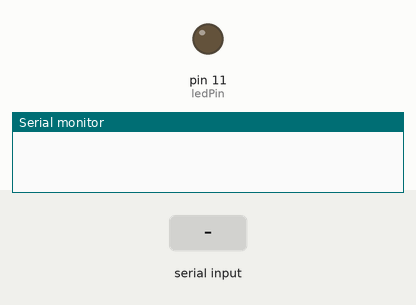
The sketch below on a simulated Arduino Uno, built with avr-gcc and run on an emulated ATmega328P. On the bench: output pins drawn as LEDs (lit = HIGH), the last lines printed to the serial monitor. The inputs (shaded band) are chosen by the test bench.

Above: at 1.2 s.
1.3 s: "90,45\n" received over Serial
At 2.1 s:
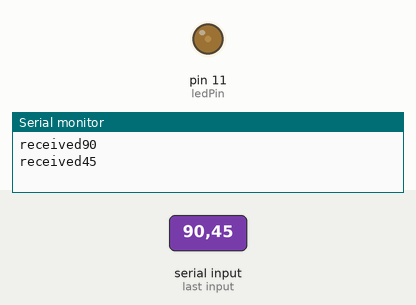
3.8 s: "30,150\n" received over Serial
At 4.6 s:
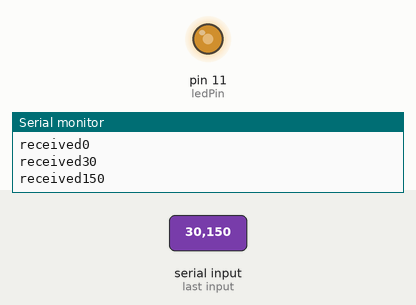
6.3 s: "200\n" received over Serial
At 7.1 s:
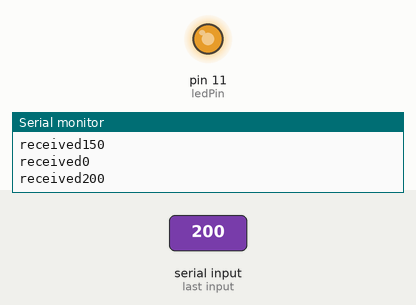
Timing chart, 0 to 9.3 s (numbered marks = the images above; inputs shaded):
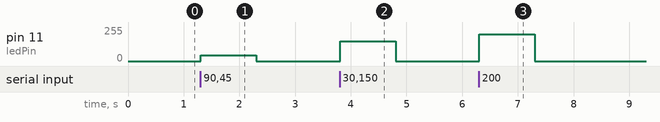

Measured:
- after the input at 1.3 s, pin 11 (ledPin): 0/255 → 45/255 at once, → 0/255 1.0 s later
- after the input at 3.8 s, pin 11 (ledPin): 0/255 → 150/255 at once, → 0/255 1.0 s later
- after the input at 6.3 s, pin 11 (ledPin): 0/255 → 200/255 at once, → 0/255 1.0 s later

The sketch:

LED_brightness.ino
```cpp
int inInt;
int counter = 0;
int ledPin = 11;

void setup () {
  pinMode (ledPin, OUTPUT);
  Serial.begin (9600);
}

void loop () {
  if (Serial.available()) {
    inInt = Serial.parseInt();
    Serial.print("received");
    Serial.println(inInt);
    analogWrite(ledPin, constrain(inInt, 0, 255));
  }
}
```
